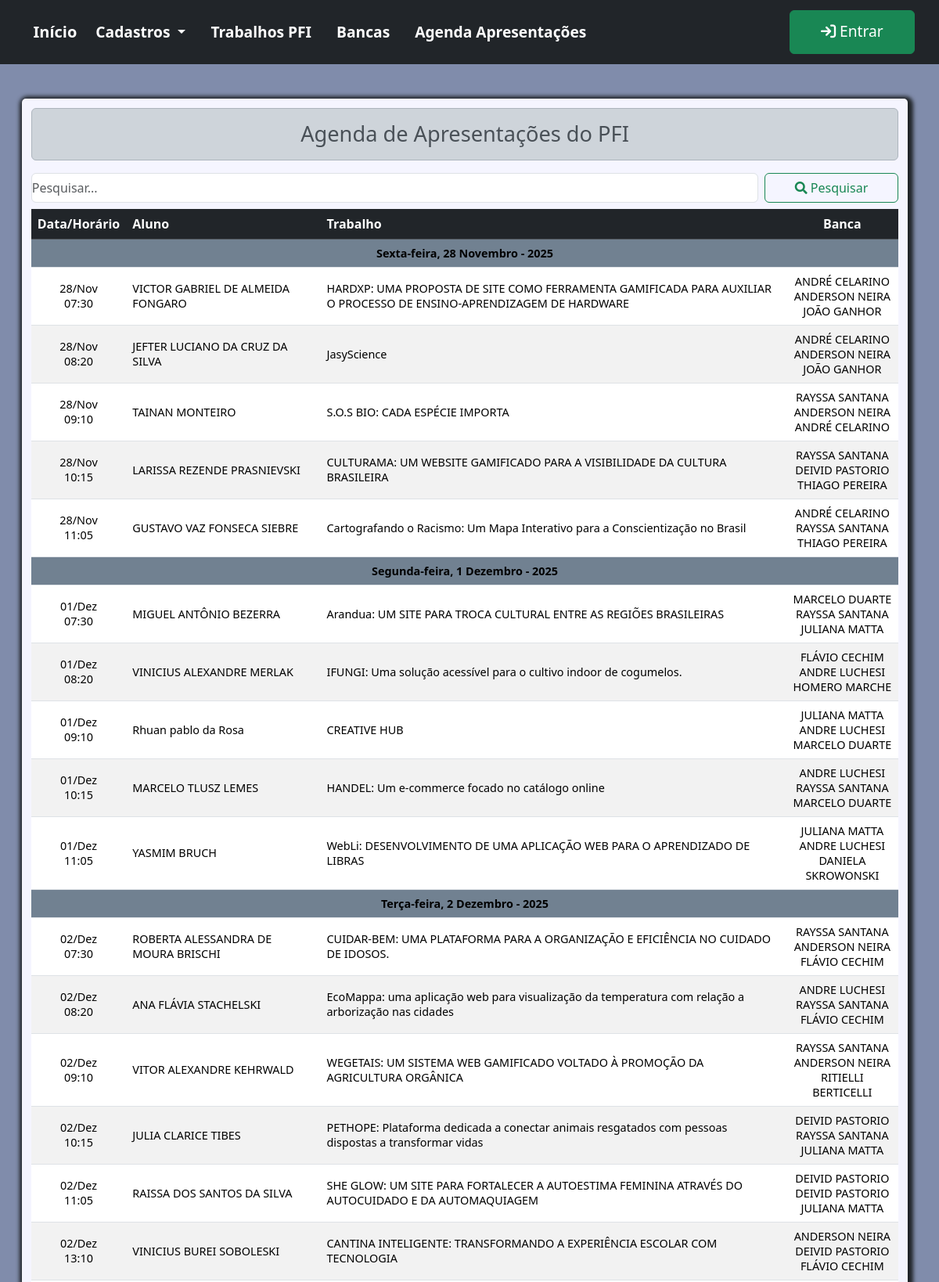
Page /bancas/agenda/ (upper part) on the committed database.
### pfi/models.py (models this page shows, shortened)
class Banca(models.Model):
    trabalho = models.ForeignKey(Trabalho_Final, on_delete=models.RESTRICT, blank=False, null=False)
    membro_banca1 = models.ForeignKey(Avaliador, related_name='membro_banca1', on_delete=models.RESTRICT, blank=False, null=False)
    membro_banca2 = models.ForeignKey(Avaliador, related_name='membro_banca2', on_delete=models.RESTRICT, blank=False, null=False)
    data_apresentacao = models.DateTimeField(null=False, blank=False)
    conceito_final = models.CharField(max_length=1, null=True, blank=True)
    status = models.CharField(max_length=50, null=True, blank=True, default='PENDENTE')
    observacao = models.TextField(null=True, blank=True)

class Trabalho_Final(models.Model):
    class Meta:
        verbose_name = 'Projeto Final Interdisciplinar (PFI)'
        verbose_name_plural = 'Projetos Finais Interdisciplinares'
    titulo = models.CharField(max_length=250, null=False, blank=False)
    resumo = models.TextField()
    tipo = models.CharField(max_length=150, null=True, blank=True)
    ano = models.IntegerField(
        validators=[MinValueValidator(2010), MaxValueValidator(datetime.date.today().year)])  # ano atual
    autor = models.ForeignKey(Aluno, on_delete=models.RESTRICT, blank=False, null=False)
    orientador = models.ForeignKey(Docente, on_delete=models.RESTRICT, blank=False, null=False)
    coorientador = models.ForeignKey(Avaliador, related_name='Coorientador', on_delete=models.RESTRICT, blank=True, null=True)
    url = models.URLField(max_length=250, null=True, blank=True, verbose_name='URL')

class Aluno(models.Model):
    ativo = models.BooleanField(default=True)
    nome = models.CharField(max_length=150, null=False, blank=False)
    email = models.EmailField(max_length=50, null=True, blank=True)
    ano_ingresso = models.IntegerField(
        validators=[MinValueValidator(2010), MaxValueValidator(datetime.date.today().year)])  # ano atual
    turma = models.ForeignKey(Turma, on_delete=models.RESTRICT, blank=True, null=True)

class Avaliador(User):
    nome = models.CharField(max_length=150, null=False, blank=False)
    telefone = models.CharField(verbose_name='Telefone', max_length=15, null=True, blank=True, help_text= 'Informe um telefone ou celular para contato')
    servidor_ifpr = models.BooleanField(verbose_name='Servidor do IFPR', default=True, help_text= 'Marque essa opção caso seja Servidor do IFPR')

### pfi/views.py (the view)
# urls.py: path('bancas/agenda/', views.ListAgendaBanca.as_view(), name='agenda'),
class ListAgendaBanca(ListView):
    template_name = 'calendario_bancas.html'
    model = Banca
    context_object_name = 'bancas'
    extra_context = {'form_titulo': 'Agenda de Apresentações do PFI'}
    def get_queryset(self):
        filter_val = self.request.GET.get('pesquisar', '')
        return Banca.objects.filter(Q(trabalho__titulo__contains=filter_val) | Q(trabalho__autor__nome__contains=filter_val) | Q(
            trabalho__orientador__nome__contains=filter_val)).order_by(Lower('trabalho__autor__nome')).order_by('data_apresentacao')
    def get_context_data(self, **kwargs):
        filter_val = self.request.GET.get('pesquisar', '')
        bancas = Banca.objects.filter(
            Q(trabalho__titulo__contains=filter_val) | Q(trabalho__autor__nome__contains=filter_val) | Q(
                trabalho__orientador__nome__contains=filter_val) | Q(membro_banca1__nome__contains=filter_val)
                | Q(membro_banca2__nome__contains=filter_val)).order_by(Lower('trabalho__autor__nome')).order_by(
            'data_apresentacao')
        dias = bancas.values_list('data_apresentacao', flat=True)
        dias_diferentes: list = []
        cont = -1
        for b in bancas:
            if len(dias_diferentes) > 0:
                if b.data_apresentacao.day != dias[cont].day:
                    dias_diferentes.append(True)
                else:
                    dias_diferentes.append(False)
            else:
                dias_diferentes.append(True)
            cont += 1
        combined_data = []
        for i in range(len(dias_diferentes)):
            combined_data.append((bancas[i], dias_diferentes[i]))
        ctx = super(ListAgendaBanca, self).get_context_data(**kwargs)
        ctx['dados'] = combined_data
        return ctx

### pfi/templatetags/filtros_texto.py (called while the page is built)
@register.filter
def primeira_palavra(value):
    if not isinstance(value, str):
        return value
    words = value.split()
    if words:
        return words[0]
    return ''

@register.filter
def ultima_palavra(value):
    if not isinstance(value, str):
        return value
    words = value.split()
    if words:
        return words[-1]
    return ''

@register.filter
def primeira_ultima_palavra(value):
    return primeira_palavra(value) + ' ' + ultima_palavra(value)

### pfi/templates/calendario_bancas.html
{% extends 'page.html' %}
{% load filtros_texto %}
{% block conteudo %}
<div class="content container ">
    <h2 class="text-center alert alert-dark">
        {{form_titulo}}
    </h2>
    <div class="row">
        <div class="d-flex " style="width: 100% !important; ">
            <form class="d-flex p-0 m-0 w-100"   role="search">
                    <input class="form-control me-2 p-0 m-0"   type="search" placeholder="Pesquisar..." name="pesquisar" aria-label="Search"/>
                    <button class="btn btn-outline-success  " style="width: 200px !important; " type="submit"><i class="fa fa-search"></i> Pesquisar </button>
            </form>
        </div>
        <div class="col-md-12 mt-2 table-responsive">
            <table class="table table-hover table-striped align-middle">
                <thead class='table-dark'>
                    <tr>
                        <th class="text-center" style="width: 100px">Data/Horário</th>
                        <th>Aluno</th>
                        <th>Trabalho</th>
                        <th class="text-center">Banca</th>
                    </tr>
                </thead>
                <tbody class='bg-light'>
                    {% for banca, dia in dados %}
                        {% if dia %}
                            <tr>
                              <td colspan="4" class="text-center" style="background-color: lightslategrey; font-weight: bold; "> {{banca.data_apresentacao | date:"l, j  F - Y" }}</td>
                            </tr>
                        {% endif %}
                        <tr>
                            <td class="text-center" style="width: 100px">{{banca.data_apresentacao | date:"d/M" }} <br> {{banca.data_apresentacao | date:"H:i" }} </td>
                            <td style="font-weight: 500 ">{{banca.trabalho.autor.nome}}</td>
                            <td>{{banca.trabalho.titulo}}</td>
                            <td class="text-center">
                                {{banca.trabalho.orientador.nome |primeira_ultima_palavra}} <br> {{banca.membro_banca1.nome | primeira_ultima_palavra}} <br> {{banca.membro_banca2.nome | primeira_ultima_palavra}}
                            </td>
                        </tr>
                    {%empty%}
                        <p>Nenhuma banca cadastrada!</p>
                    {% endfor %}
                </tbody>
            </table>
        </div>
    </div>
</div>
{% endblock conteudo %}

### pfi/static/estilo.css (style rules this page uses)
*, *:after, *:before { margin: 0; padding: 0; box-sizing: border-box; text-decoration: none; }
:root { --spacing: 1.5rem; --clr-white: rgb(245, 245, 255); }
body { background: #808cab; }
h2 { font-size: 1.7rem; }
.content { max-width: 95%; margin: 2%; padding: 1%; background: var(--clr-white); box-shadow: 2px 2px 5px 5px; border-radius: 5px; }
.table { font-size: 1rem; }
.table td { font-size: 0.9rem; }
input { margin: 6px; }

### rows in the picture
Banca: data_apresentacao "Sexta-feira, 28 Novembro - 2025", data_apresentacao "28/Nov", data_apresentacao "07:30", trabalho.autor.nome "VICTOR GABRIEL DE ALMEIDA FONGARO", trabalho.titulo "HARDXP: UMA PROPOSTA DE SITE COMO FERRAMENTA GAMIFICADA PARA AUXILIAR O PROCESSO DE ENSINO-APRENDIZAGEM DE HARDWARE", trabalho.orientador.nome|primeira_ultima_palavra "ANDRÉ CELARINO", membro_banca1.nome|primeira_ultima_palavra "ANDERSON NEIRA", membro_banca2.nome|primeira_ultima_palavra "JOÃO GANHOR"
Banca: data_apresentacao "28/Nov", data_apresentacao "08:20", trabalho.autor.nome "JEFTER LUCIANO DA CRUZ DA SILVA", trabalho.titulo "JasyScience", trabalho.orientador.nome|primeira_ultima_palavra "ANDRÉ CELARINO", membro_banca1.nome|primeira_ultima_palavra "ANDERSON NEIRA", membro_banca2.nome|primeira_ultima_palavra "JOÃO GANHOR"
Banca: data_apresentacao "28/Nov", data_apresentacao "09:10", trabalho.autor.nome "TAINAN MONTEIRO", trabalho.titulo "S.O.S BIO: CADA ESPÉCIE IMPORTA", trabalho.orientador.nome|primeira_ultima_palavra "RAYSSA SANTANA", membro_banca1.nome|primeira_ultima_palavra "ANDERSON NEIRA", membro_banca2.nome|primeira_ultima_palavra "ANDRÉ CELARINO"
Banca: data_apresentacao "28/Nov", data_apresentacao "10:15", trabalho.autor.nome "LARISSA REZENDE PRASNIEVSKI", trabalho.titulo "CULTURAMA: UM WEBSITE GAMIFICADO PARA A VISIBILIDADE DA CULTURA BRASILEIRA", trabalho.orientador.nome|primeira_ultima_palavra "RAYSSA SANTANA", membro_banca1.nome|primeira_ultima_palavra "DEIVID PASTORIO", membro_banca2.nome|primeira_ultima_palavra "THIAGO PEREIRA"
Banca: data_apresentacao "28/Nov", data_apresentacao "11:05", trabalho.autor.nome "GUSTAVO VAZ FONSECA SIEBRE", trabalho.titulo "Cartografando o Racismo: Um Mapa Interativo para a Conscientização no Brasil", trabalho.orientador.nome|primeira_ultima_palavra "ANDRÉ CELARINO", membro_banca1.nome|primeira_ultima_palavra "RAYSSA SANTANA", membro_banca2.nome|primeira_ultima_palavra "THIAGO PEREIRA"
Banca: data_apresentacao "Segunda-feira, 1 Dezembro - 2025", data_apresentacao "01/Dez", data_apresentacao "07:30", trabalho.autor.nome "MIGUEL ANTÔNIO BEZERRA", trabalho.titulo "Arandua: UM SITE PARA TROCA CULTURAL ENTRE AS REGIÕES BRASILEIRAS", trabalho.orientador.nome|primeira_ultima_palavra "MARCELO DUARTE", membro_banca1.nome|primeira_ultima_palavra "RAYSSA SANTANA", membro_banca2.nome|primeira_ultima_palavra "JULIANA MATTA"
Banca: data_apresentacao "01/Dez", data_apresentacao "08:20", trabalho.autor.nome "VINICIUS ALEXANDRE MERLAK", trabalho.titulo "IFUNGI: Uma solução acessível para o cultivo indoor de cogumelos.", trabalho.orientador.nome|primeira_ultima_palavra "FLÁVIO CECHIM", membro_banca1.nome|primeira_ultima_palavra "ANDRE LUCHESI", membro_banca2.nome|primeira_ultima_palavra "HOMERO MARCHE"
Banca: data_apresentacao "01/Dez", data_apresentacao "09:10", trabalho.autor.nome "Rhuan pablo da Rosa", trabalho.titulo "CREATIVE HUB", trabalho.orientador.nome|primeira_ultima_palavra "JULIANA MATTA", membro_banca1.nome|primeira_ultima_palavra "ANDRE LUCHESI", membro_banca2.nome|primeira_ultima_palavra "MARCELO DUARTE"
Banca: data_apresentacao "01/Dez", data_apresentacao "10:15", trabalho.autor.nome "MARCELO TLUSZ LEMES", trabalho.titulo "HANDEL: Um e-commerce focado no catálogo online", trabalho.orientador.nome|primeira_ultima_palavra "ANDRE LUCHESI", membro_banca1.nome|primeira_ultima_palavra "RAYSSA SANTANA", membro_banca2.nome|primeira_ultima_palavra "MARCELO DUARTE"
Banca: data_apresentacao "01/Dez", data_apresentacao "11:05", trabalho.autor.nome "YASMIM BRUCH", trabalho.titulo "WebLi: DESENVOLVIMENTO DE UMA APLICAÇÃO WEB PARA O APRENDIZADO DE LIBRAS", trabalho.orientador.nome|primeira_ultima_palavra "JULIANA MATTA", membro_banca1.nome|primeira_ultima_palavra "ANDRE LUCHESI", membro_banca2.nome|primeira_ultima_palavra "DANIELA SKROWONSKI"
Banca: data_apresentacao "Terça-feira, 2 Dezembro - 2025", data_apresentacao "02/Dez", data_apresentacao "07:30", trabalho.autor.nome "ROBERTA ALESSANDRA DE MOURA BRISCHI", trabalho.titulo "CUIDAR-BEM: UMA PLATAFORMA PARA A ORGANIZAÇÃO E EFICIÊNCIA NO CUIDADO DE IDOSOS.", trabalho.orientador.nome|primeira_ultima_palavra "RAYSSA SANTANA", membro_banca1.nome|primeira_ultima_palavra "ANDERSON NEIRA", membro_banca2.nome|primeira_ultima_palavra "FLÁVIO CECHIM"
Banca: data_apresentacao "02/Dez", data_apresentacao "08:20", trabalho.autor.nome "ANA FLÁVIA STACHELSKI", trabalho.titulo "EcoMappa: uma aplicação web para visualização da temperatura com relação a arborização nas cidades", trabalho.orientador.nome|primeira_ultima_palavra "ANDRE LUCHESI", membro_banca1.nome|primeira_ultima_palavra "RAYSSA SANTANA", membro_banca2.nome|primeira_ultima_palavra "FLÁVIO CECHIM"
Banca: data_apresentacao "02/Dez", data_apresentacao "09:10", trabalho.autor.nome "VITOR ALEXANDRE KEHRWALD", trabalho.titulo "WEGETAIS: UM SISTEMA WEB GAMIFICADO VOLTADO À PROMOÇÃO DA AGRICULTURA ORGÂNICA", trabalho.orientador.nome|primeira_ultima_palavra "RAYSSA SANTANA", membro_banca1.nome|primeira_ultima_palavra "ANDERSON NEIRA", membro_banca2.nome|primeira_ultima_palavra "RITIELLI BERTICELLI"
Banca: data_apresentacao "02/Dez", data_apresentacao "10:15", trabalho.autor.nome "JULIA CLARICE TIBES", trabalho.titulo "PETHOPE: Plataforma dedicada a conectar animais resgatados com pessoas dispostas a transformar vidas", trabalho.orientador.nome|primeira_ultima_palavra "DEIVID PASTORIO", membro_banca1.nome|primeira_ultima_palavra "RAYSSA SANTANA", membro_banca2.nome|primeira_ultima_palavra "JULIANA MATTA"
Banca: data_apresentacao "02/Dez", data_apresentacao "11:05", trabalho.autor.nome "RAISSA DOS SANTOS DA SILVA", trabalho.titulo "SHE GLOW: UM SITE PARA FORTALECER A AUTOESTIMA FEMININA ATRAVÉS DO AUTOCUIDADO E DA AUTOMAQUIAGEM", trabalho.orientador.nome|primeira_ultima_palavra "DEIVID PASTORIO", membro_banca1.nome|primeira_ultima_palavra "DEIVID PASTORIO", membro_banca2.nome|primeira_ultima_palavra "JULIANA MATTA"
Banca: data_apresentacao "02/Dez", data_apresentacao "13:10", trabalho.autor.nome "VINICIUS BUREI SOBOLESKI", trabalho.titulo "CANTINA INTELIGENTE: TRANSFORMANDO A EXPERIÊNCIA ESCOLAR COM TECNOLOGIA", trabalho.orientador.nome|primeira_ultima_palavra "ANDERSON NEIRA", membro_banca1.nome|primeira_ultima_palavra "DEIVID PASTORIO", membro_banca2.nome|primeira_ultima_palavra "FLÁVIO CECHIM"
